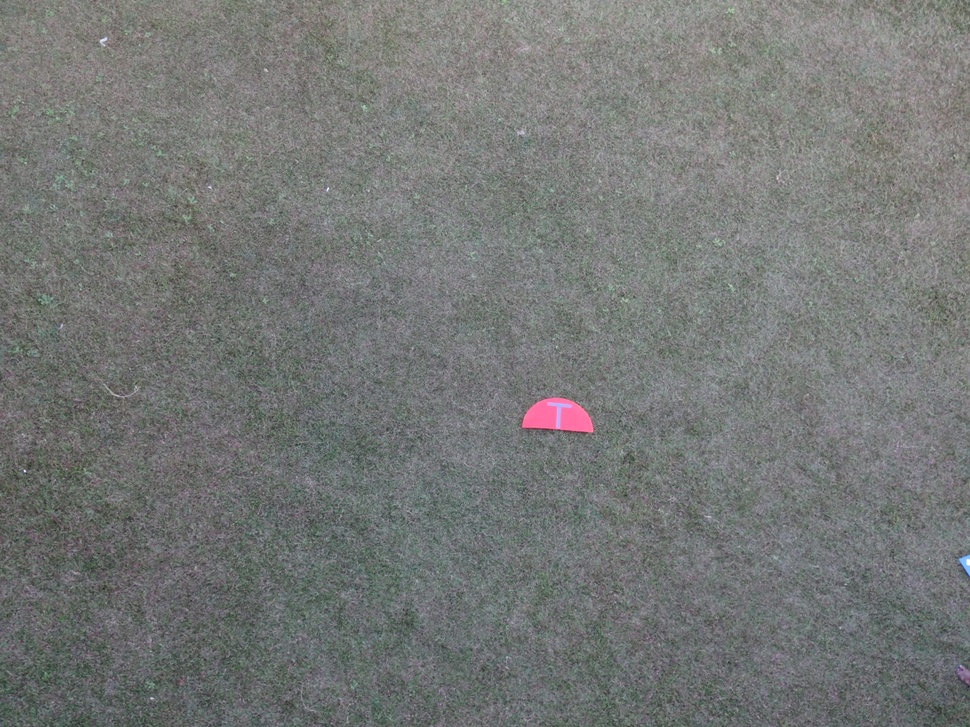
#> input picture IP/images/PICT_20180118_174935.JPG, 970 x 727 px, shrunk from 1440 x 1080 before the run; its folder holds only this picture in this run
$ python temp.py   (older library calls are emulated)
#> lines starting #> are read from the running program, lines starting #| are printed output that depends on the picture; after the words box and inside, x2 and y2 are one past the last pixel; in counts of white or black regions, pixels touching at a corner belong together
import cv2
import numpy as np
import os

image_folder_path = 'images/'

for image in os.listdir(image_folder_path):
	#print(image)
	img = cv2.imread(os.path.join(image_folder_path,image))
#> img is the input picture: shape (727, 970, 3); mean B, G, R 118.2, 119.8, 117.4
	#print(img)
	gray = cv2.cvtColor(img, cv2.COLOR_BGR2GRAY)
	cv2.imshow('Gray Scale', gray)
	#cv2.waitKey(0)
	gray = cv2.GaussianBlur(gray,(5,5), 0)
	cv2.imshow('After Guassian Blur', gray)
	#cv2.waitKey(0)
	kernel = np.ones((5,5), np.uint8)
	gray = cv2.morphologyEx(gray, cv2.MORPH_CLOSE, kernel)
	cv2.imshow('After Morphological Operations', gray)
	#cv2.waitKey(0)
	gray = cv2.Canny(gray, 70, 100)
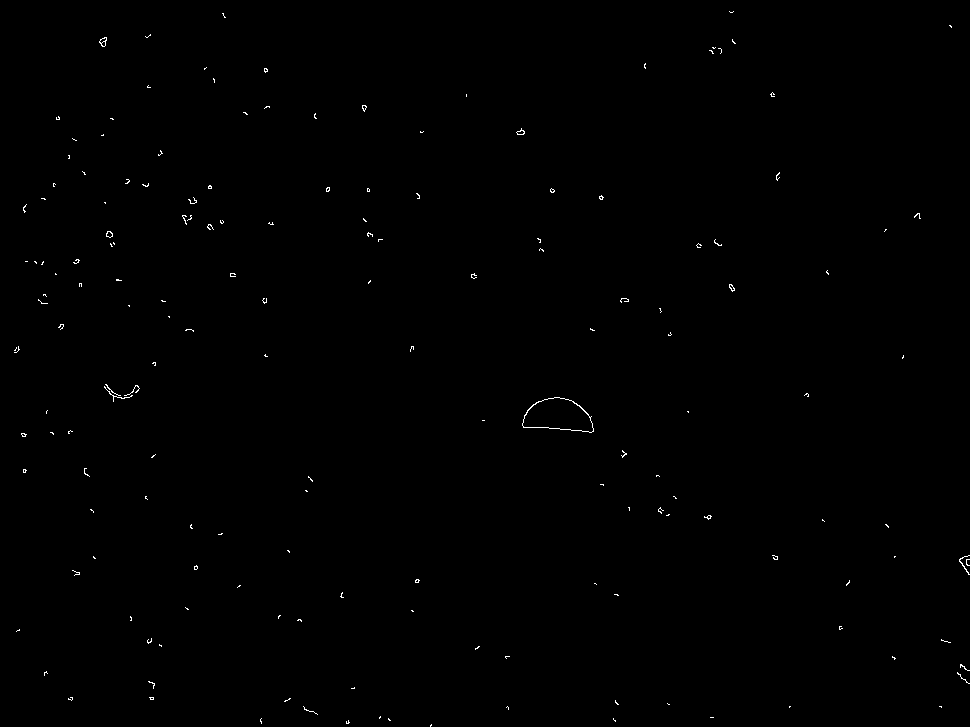
#> gray: shape (727, 970); 0.25% white in thin lines or dots
	cv2.imshow('After Canny Edge Detection', gray)
	#cv2.waitKey(0)

	_,contour,_ = cv2.findContours(gray.copy(), cv2.RETR_TREE, cv2.CHAIN_APPROX_SIMPLE)
#> contour = 187 contours, 179 with area under 20; largest, box (x1, y1, x2, y2) and area: (522, 397, 594, 433) 1730, (522, 397, 594, 433) 1702, (99, 37, 107, 47) 42, (106, 231, 113, 238) 28, (516, 128, 525, 135) 26, (106, 231, 113, 238) 24, (516, 130, 525, 135) 21, (729, 284, 735, 292) 20
	contour = sorted(contour, key=cv2.contourArea, reverse=True)[:5]
#> contour = 5 contours; box (x1, y1, x2, y2) and area: (522, 397, 594, 433) 1730, (522, 397, 594, 433) 1702, (99, 37, 107, 47) 42, (106, 231, 113, 238) 28, (516, 128, 525, 135) 26
	j = 0
	for cnt in contour:
		x,y,w,h = cv2.boundingRect(cnt)
		cv2.imwrite('croppedImages/' + str(image) +  str(j) + '.png', img[y:y+h, x:x+w])
		j+=1
#> this loop made 5 passes
#> (x, y, w, h) on passes 1 to 5: (522, 397, 72, 36), (522, 397, 72, 36), (99, 37, 8, 10), (106, 231, 7, 7), (516, 128, 9, 7)
#> pass 1, `cv2.imwrite('croppedImages/' + str(image) +  str(j) + '.png', img[y:y+..`:
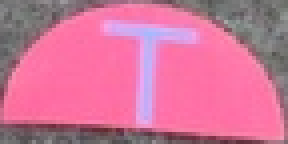
#> saved as PICT_20180118_174935.JPG0.png: shape (36, 72, 3) (shown 4 times larger); mean B, G, R 153.4, 116.3, 207.9
#> after the loop, j = 5

	cv2.waitKey(0)
	if(cv2.waitKey(1) & 0xFF == ord('q')):
#> (key q is pressed here)
		exit()
#> (the program exits here)

$ run again, on IP/images/PICT_20180212_173407.JPG
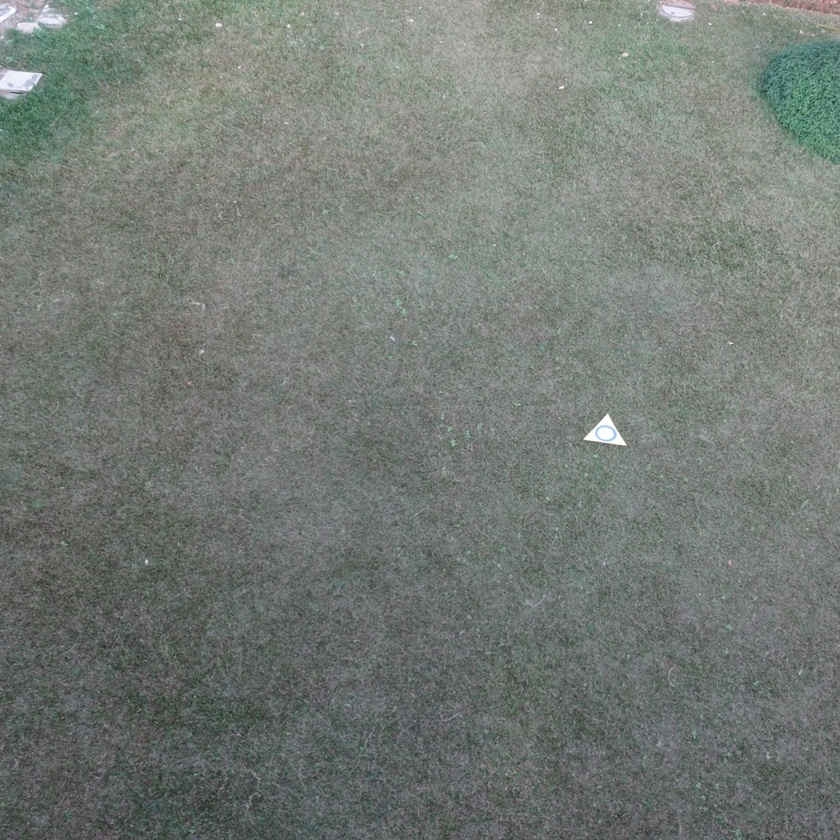
#> input picture IP/images/PICT_20180212_173407.JPG, 840 x 840 px, shrunk from 1080 x 1079 before the run
#> img is the input picture: shape (840, 840, 3); mean B, G, R 117.8, 123, 116.6
#> `gray = cv2.Canny(gray, 70, 100)`:
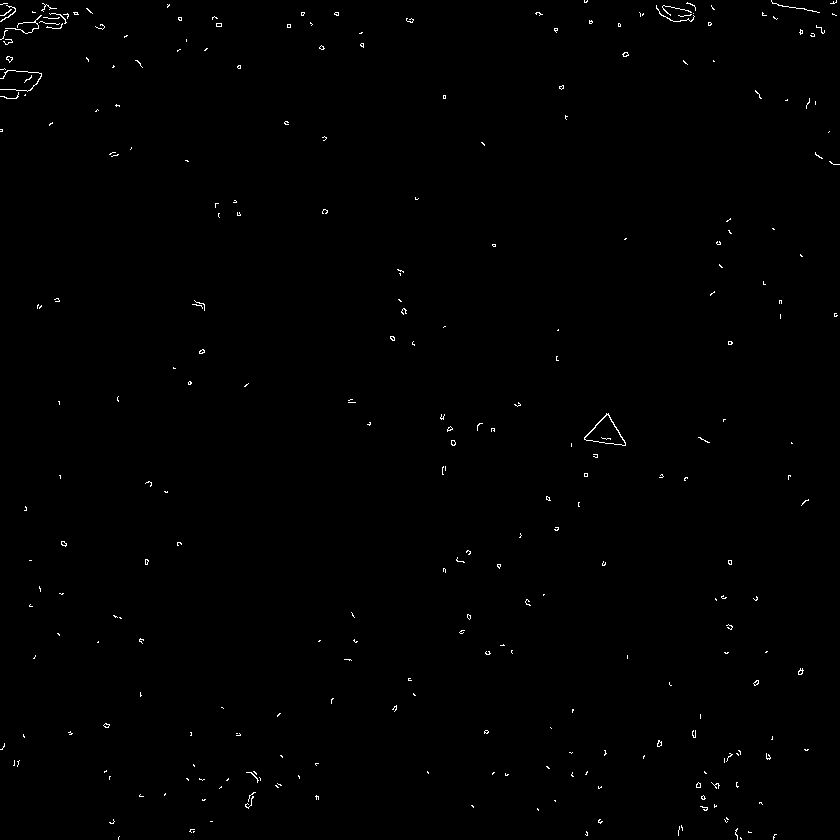
#> gray: shape (840, 840); 0.44% white in thin lines or dots
#> `_,contour,_ = cv2.findContours(gray.copy(), cv2.RETR_TREE, cv2.CHAIN_A..`: contour = 325 contours, 322 with area under 20; largest, box (x1, y1, x2, y2) and area: (584, 413, 626, 446) 664, (584, 414, 626, 446) 622, (6, 56, 13, 63) 22
#> `contour = sorted(contour, key=cv2.contourArea, reverse=True)[:5]`: contour = 5 contours, 2 with area under 20; largest, box (x1, y1, x2, y2) and area: (584, 413, 626, 446) 664, (584, 414, 626, 446) 622, (6, 56, 13, 63) 22
#> the loop `for cnt in contour:` made 5 passes
#> (x, y, w, h) on passes 1 to 5: (584, 413, 42, 33), (584, 414, 42, 32), (6, 56, 7, 7), (798, 668, 6, 7), (451, 440, 5, 6)
#> pass 2, `cv2.imwrite('croppedImages/' + str(image) +  str(j) + '.png', img[y:y+..`:
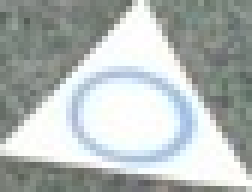
#> saved as PICT_20180212_173407.JPG1.png: shape (32, 42, 3) (shown 6 times larger); mean B, G, R 182.8, 184.5, 177.8
#> after the loop `for cnt in contour:`: j = 5

$ run again, on IP/images/PICT_20180212_173427.JPG
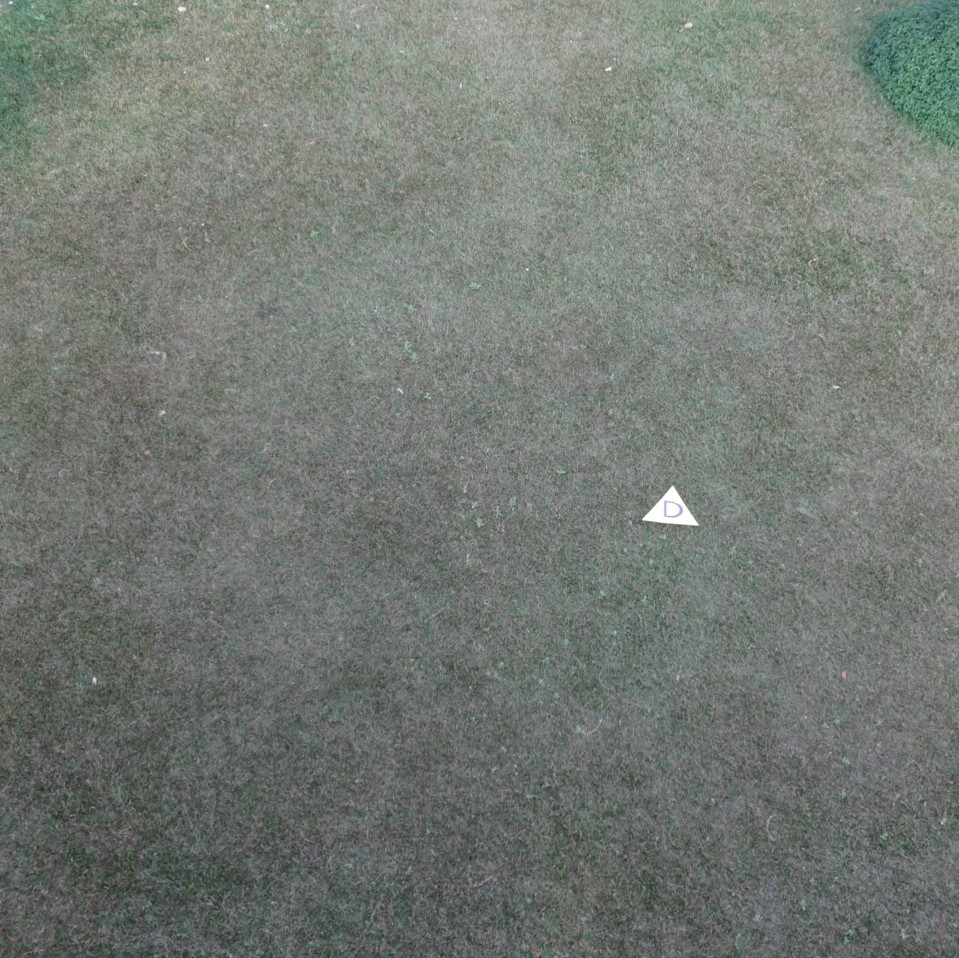
#> input picture IP/images/PICT_20180212_173427.JPG, 959 x 958 px
#> img is the input picture: shape (958, 959, 3); mean B, G, R 116.2, 122, 116.2
#> `gray = cv2.Canny(gray, 70, 100)`:
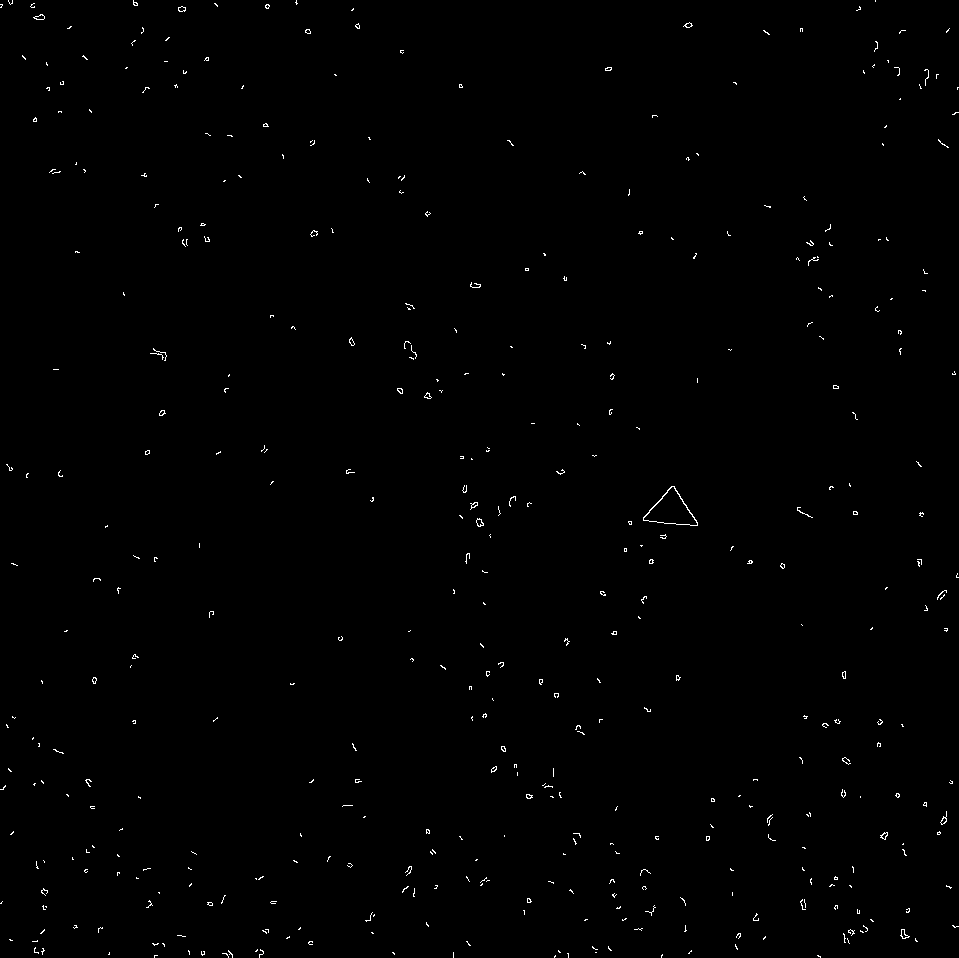
#> gray: shape (958, 959); 0.47% white in thin lines or dots
#> `_,contour,_ = cv2.findContours(gray.copy(), cv2.RETR_TREE, cv2.CHAIN_A..`: contour = 488 contours, 469 with area under 20; largest, box (x1, y1, x2, y2) and area: (643, 486, 698, 526) 1115, (643, 486, 698, 526) 1062, (900, 929, 910, 939) 38, (476, 518, 484, 527) 38, (33, 14, 45, 20) 36
#> `contour = sorted(contour, key=cv2.contourArea, reverse=True)[:5]`: contour = 5 contours; box (x1, y1, x2, y2) and area: (643, 486, 698, 526) 1115, (643, 486, 698, 526) 1062, (900, 929, 910, 939) 38, (476, 518, 484, 527) 38, (33, 14, 45, 20) 36
#> the loop `for cnt in contour:` made 5 passes
#> (x, y, w, h) on passes 1 to 5: (643, 486, 55, 40), (643, 486, 55, 40), (900, 929, 10, 10), (476, 518, 8, 9), (33, 14, 12, 6)
#> pass 1, `cv2.imwrite('croppedImages/' + str(image) +  str(j) + '.png', img[y:y+..`:
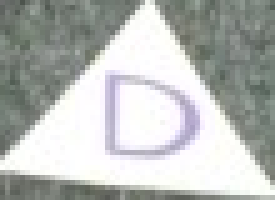
#> saved as PICT_20180212_173427.JPG0.png: shape (40, 55, 3) (shown 5 times larger); mean B, G, R 183, 185.8, 182.8
#> after the loop `for cnt in contour:`: j = 5
